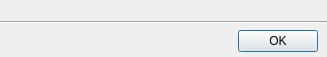
<?xml version="1.0" encoding="UTF-8"?>
<ui version="4.0">
 <class>ZFDialog</class>
 <widget class="QWidget" name="ZFDialog">
  <property name="geometry">
   <rect>
    <x>0</x>
    <y>0</y>
    <width>327</width>
    <height>57</height>
   </rect>
  </property>
  <property name="windowTitle">
   <string>Form</string>
  </property>
  <layout class="QVBoxLayout" name="verticalLayout_2">
   <property name="spacing">
    <number>0</number>
   </property>
   <property name="leftMargin">
    <number>0</number>
   </property>
   <property name="topMargin">
    <number>0</number>
   </property>
   <property name="rightMargin">
    <number>0</number>
   </property>
   <property name="bottomMargin">
    <number>0</number>
   </property>
   <item>
    <widget class="QWidget" name="zfws" native="true"/>
   </item>
   <item>
    <widget class="Line" name="lineDialog">
     <property name="frameShadow">
      <enum>QFrame::Sunken</enum>
     </property>
     <property name="orientation">
      <enum>Qt::Horizontal</enum>
     </property>
    </widget>
   </item>
   <item>
    <spacer name="verticalSpacer">
     <property name="orientation">
      <enum>Qt::Vertical</enum>
     </property>
     <property name="sizeType">
      <enum>QSizePolicy::Fixed</enum>
     </property>
     <property name="sizeHint" stdset="0">
      <size>
       <width>0</width>
       <height>6</height>
      </size>
     </property>
    </spacer>
   </item>
   <item>
    <layout class="QHBoxLayout" name="zfla">
     <property name="spacing">
      <number>7</number>
     </property>
     <property name="leftMargin">
      <number>9</number>
     </property>
     <property name="rightMargin">
      <number>9</number>
     </property>
     <property name="bottomMargin">
      <number>5</number>
     </property>
     <item>
      <widget class="QDialogButtonBox" name="buttonBoxDialog">
       <property name="layoutDirection">
        <enum>Qt::LeftToRight</enum>
       </property>
       <property name="standardButtons">
        <set>QDialogButtonBox::Ok</set>
       </property>
      </widget>
     </item>
    </layout>
   </item>
  </layout>
 </widget>
 <resources/>
 <connections/>
</ui>
